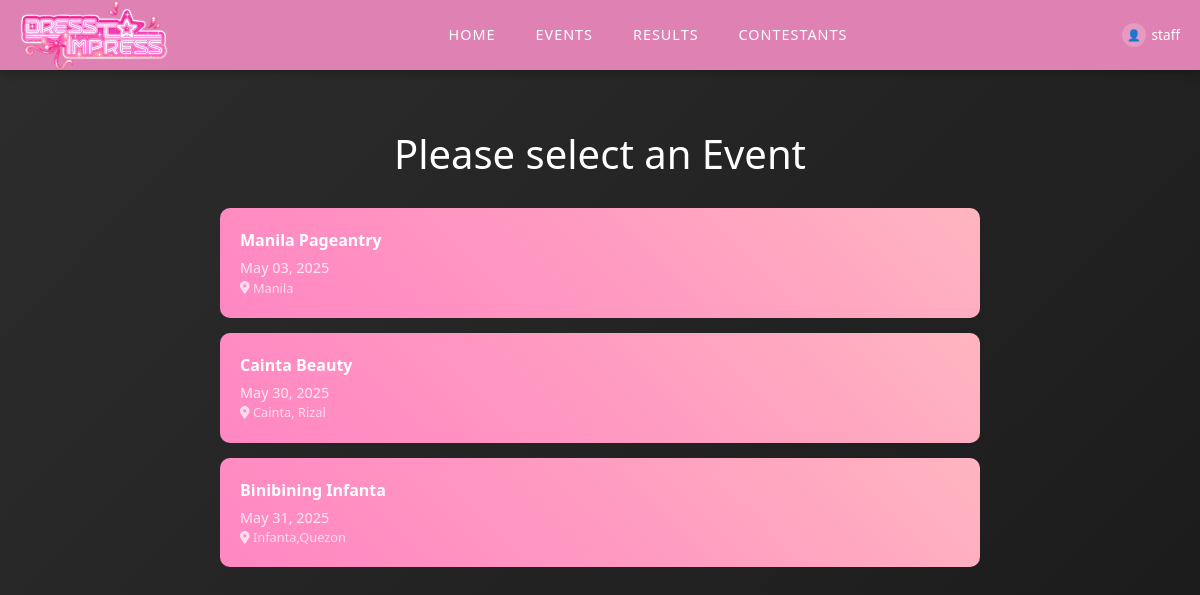
/contestantHome.php (signed in), run on the app's committed database.
### tables this page shows
CREATE TABLE `contest_table` (
  `contest_id` int(11) NOT NULL AUTO_INCREMENT,
  `contest_name` varchar(45) DEFAULT NULL,
  `contest_date` date DEFAULT NULL,
  `location` varchar(45) DEFAULT NULL,
  PRIMARY KEY (`contest_id`)
);

### contestantHome.php (the view, shortened to what this page needs)
<!DOCTYPE html>
<html>
<head>
	<link rel="stylesheet" href="navbar.css">
	<link rel="stylesheet" href="contestant.css">
	<link href="https://cdn.jsdelivr.net/npm/bootstrap@5.3.3/dist/css/bootstrap.min.css" rel="stylesheet">
</head>
<body>
	<?php
	require_once "connection.php";
	$query = "SELECT * FROM contest_table ORDER BY contest_date ASC";
	$result = $conn->query($query);
	?>
	<nav class="navbar">
		<div class="navbar-container">
			<a class="navbar-brand" href="#" onclick="goToHome()">
				<img src="dresstoimpress.png" alt="Dress to Impress Logo" height="45">
			</a>
			<div class="navbar-links">
				<a href="userHome.php" onclick="goToPage('home')">HOME</a>
				<a href="eventsHome.php" onclick="goToPage('events')">EVENTS</a>
				<a href="resultHome.php" onclick="goToPage('results')">RESULTS</a>
				<a href="contestantHome.php" onclick="goToPage('contestants')">CONTESTANTS</a>
			</div>
			<a href="#" class="user-info" onclick="goToUserProfile()">
				<div class="user-avatar">👤</div>
				<span id="username"><?php echo isset($_SESSION['username']) ? htmlspecialchars($_SESSION['username']) : 'Guest'; ?></span>
			</a>
		</div>
	</nav>
	<div class="event-container">
		<h1>Please select an Event</h1>
		<?php
		if ($result->num_rows > 0) {
			while ($contest = $result->fetch_assoc()) {
				$contestId = htmlspecialchars($contest['contest_id']);
				$contestName = htmlspecialchars($contest['contest_name']);
				$contestDate = date('F d, Y', strtotime($contest['contest_date']));
				$location = htmlspecialchars($contest['location']);
				echo "<a href='event1.php?id={$contestId}' class='event-button' onclick='goToEvent(\"{$contestId}\")'>";
				echo "<strong>{$contestName}</strong>";
				echo "<span class='event-date'>{$contestDate}</span>";
				echo "<span class='event-location'><i class='fas fa-map-marker-alt'></i> {$location}</span>";
				echo "</a>";
			}
		} else {
			echo "<div class='no-events'>";
			echo "<h3>No Events Available</h3>";
			echo "<p>Check back later for upcoming events!</p>";
			echo "</div>";
		}
		?>
	</div>
</body>
</html>

### navbar.css (style rules this page uses)
.navbar { background: #DF81B3; position: sticky; top: 0; z-index: 1000; box-shadow: 0 2px 10px rgba(0, 0, 0, 0.3); padding: 8px 0; height: 70px; }
.navbar-container { display: flex; align-items: center; justify-content: space-between; width: 100%; max-width: 1400px; margin: 0 auto; padding: 0 20px; height: 100%; }
.navbar-brand { font-weight: bold; font-size: 1.2rem; color: white !important; text-decoration: none; flex-shrink: 0; min-width: 200px; display: flex; align-items: center; }
.navbar-brand img { height: 55px; width: auto; transform: scale(1.3); transform-origin: left center; }
.navbar-links { display: flex; align-items: center; list-style: none; margin: 0; padding: 0; gap: 40px; flex: 1; justify-content: center; }
.navbar-links a { color: white !important; font-weight: 500; text-decoration: none; transition: all 0.3s ease; font-size: 0.9rem; text-transform: uppercase; letter-spacing: 1px; white-space: nowrap; padding: 5px 0; }
.user-info { display: flex; align-items: center; color: white; text-decoration: none; transition: all 0.3s ease; flex-shrink: 0; min-width: 120px; justify-content: flex-end; }
.user-avatar { width: 24px; height: 24px; border-radius: 50%; background: rgba(255, 255, 255, 0.2); display: flex; align-items: center; justify-content: center; margin-right: 6px; font-size: 11px; flex-shrink: 0; }
.user-info span { font-size: 0.85rem; max-width: 80px; overflow: hidden; text-overflow: ellipsis; white-space: nowrap; }

### contestant.css (style rules this page uses)
body { background: linear-gradient(135deg, #2d2d2d 0%, #1a1a1a 100%); color: white; font-family: 'Arial', sans-serif; margin: 0; padding: 0; min-height: 100vh; }
.event-container { max-width: 800px; margin: 40px auto; padding: 20px; }
.event-container h1 { text-align: center; margin-bottom: 30px; color: #fff; }
.event-button { position: relative; display: block; width: 100%; padding: 20px; margin: 15px 0; text-decoration: none; color: #fff; background: linear-gradient(45deg, #FF69B4, #FFB6C1); border-radius: 10px; transition: transform 0.3s ease, box-shadow 0.3s ease; overflow: hidden; }
.event-button::after { content: ''; position: absolute; top: 0; left: 0; width: 100%; height: 100%; background: linear-gradient(45deg, rgba(255,255,255,0.2), transparent); transition: transform 0.3s ease; }
.event-date { font-size: 0.9em; opacity: 0.8; display: block; margin-top: 5px; }
.event-location { font-size: 0.8em; opacity: 0.7; display: block; }

### data on the page
contest_table: contest_name "Manila Pageantry", contest_date "May 03, 2025", location "Manila"
contest_table: contest_name "Cainta Beauty", contest_date "May 30, 2025", location "Cainta, Rizal"
contest_table: contest_name "Binibining Infanta", contest_date "May 31, 2025", location "Infanta,Quezon"

### other printed values
$_SESSION['username'] "staff"
